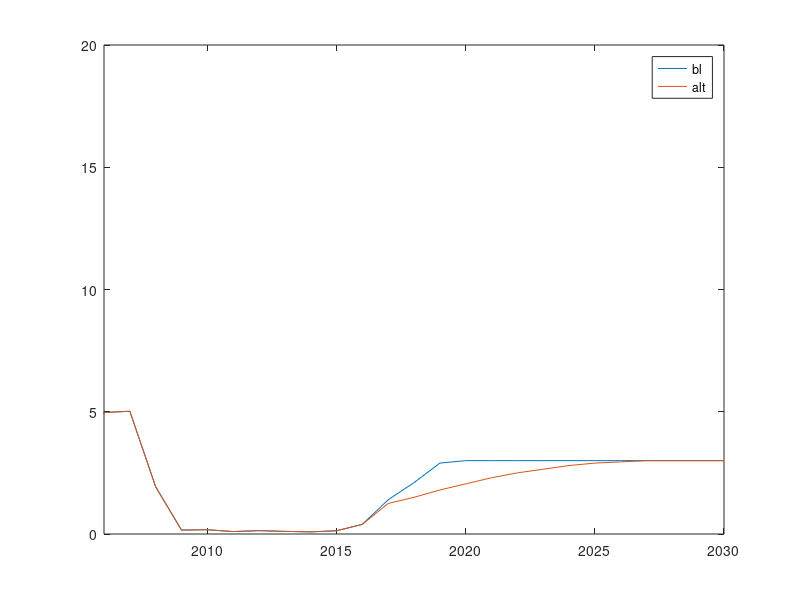
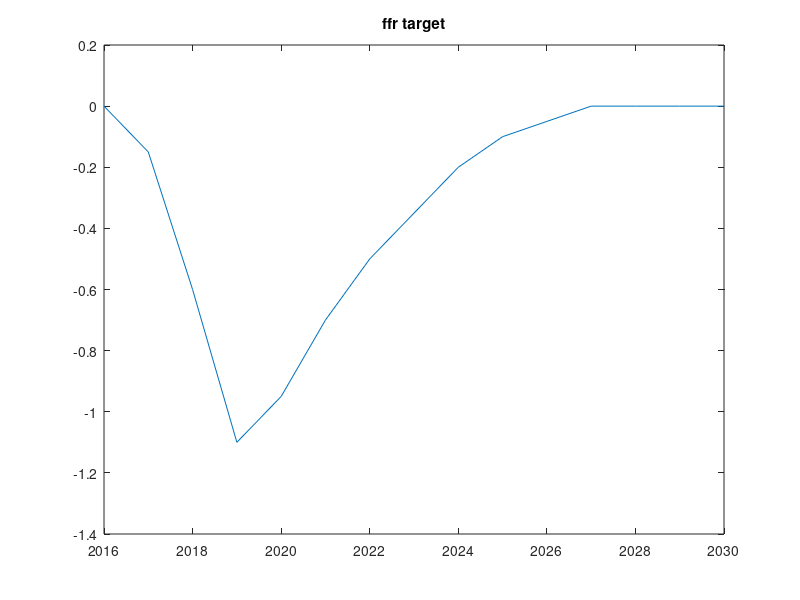

MATLAB code for these plots, in order: (Note: this script raises an error after producing the figures.)
clc; clear all; close all;

% find monetary shocks required to match alternative FFR path 

cd Empirical_futureFFR_FORSLOWTIGHTENEXPERIMENT
load ffr_paths2.mat % this contains alternative FFR path - see file "ffr_path2.m" in folder "Empirical_futureFFR_FORSLOWTIGHTENEXPERIMENT" for how to calculate it
cd ..


figure;
plot( year_ffr, ffr_bl ); hold on; plot( year_ffr, ffr_alt ); legend('bl', 'alt');
xlim([2006 2030]);

% start in 2016. construct target path for ffr:
startyear = 2016;
ffr_target = ffr_alt( find(year_ffr==startyear):end ) - ffr_bl( find(year_ffr==startyear):end  );
figure; plot( year_ffr(find(year_ffr==startyear):end), ffr_target ); title('ffr target');

year_target = year_ffr(find(year_ffr==startyear):end); 
clearvars -except ffr_target year_target ffr_alt ffr_bl year_ffr



% starting values
epsilonm0 = -0.8 * ones( length(ffr_target), 1) ;
epsilonm0(1) = 0;

global ffr_target

% search
[epsilonmsol, rc]=csolve(@run_findshocks_distfun, epsilonm0, [], 1e-11, 1000);rc

% compare
[epsilonm0 epsilonmsol]


% check:

load Estimation_Results.mat
ex_ = zeros( length(epsilonmsol), 6);
ex_( : , strmatch('epsilon_m', M_.exo_names,'exact') ) =  epsilonmsol;

% simulate
clear y_ yss_ ydev_ r_diff
y_   = simult_(oo_.dr.ys, oo_.dr, ex_, 1);
yss_ = simult_(oo_.dr.ys, oo_.dr, 0*ex_, 1);
ydev_ = y_ - yss_;

r_diff = ydev_(strmatch('R_nom',M_.endo_names,'exact'),2:end)';

figure;
plot( year_target, ffr_target); hold on;
plot( year_target, 100*r_diff, 'linestyle', '--');
legend('ffr target', 'model simul');

% plot actual epsilons and MONSHK
MONSHK_diff = ydev_(strmatch('MONSHK',M_.endo_names,'exact'),2:end)';

figure
subplot(1,2,1); plot( year_target, epsilonmsol ); title('epsilonm');
subplot(1,2,2); plot( year_target, 100*MONSHK_diff ); title('MONSHK');




% save slowtightening_shocks.mat year_target epsilonmsol ffr_alt ffr_bl year_ffr
















